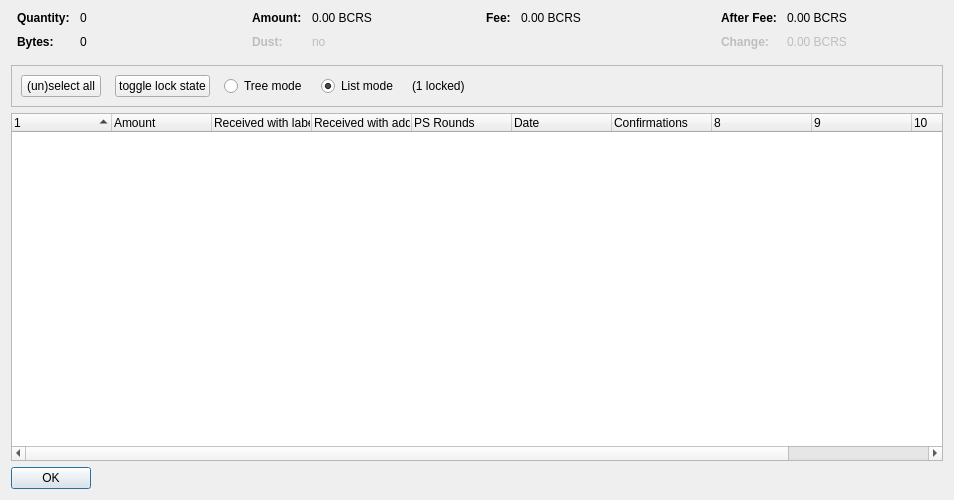
<?xml version="1.0" encoding="UTF-8"?>
<ui version="4.0">
 <class>CoinControlDialog</class>
 <widget class="QDialog" name="CoinControlDialog">
  <property name="geometry">
   <rect>
    <x>0</x>
    <y>0</y>
    <width>954</width>
    <height>500</height>
   </rect>
  </property>
  <property name="windowTitle">
   <string>Coin Selection</string>
  </property>
  <layout class="QVBoxLayout" name="verticalLayout">
   <item>
    <layout class="QHBoxLayout" name="horizontalLayoutTop" stretch="0,0,0,0">
     <property name="topMargin">
      <number>0</number>
     </property>
     <property name="bottomMargin">
      <number>10</number>
     </property>
     <item>
      <layout class="QFormLayout" name="formLayoutCoinControl1">
       <property name="horizontalSpacing">
        <number>10</number>
       </property>
       <property name="verticalSpacing">
        <number>10</number>
       </property>
       <property name="leftMargin">
        <number>6</number>
       </property>
       <property name="rightMargin">
        <number>6</number>
       </property>
       <item row="0" column="0">
        <widget class="QLabel" name="labelCoinControlQuantityText">
         <property name="font">
          <font>
           <weight>75</weight>
           <bold>true</bold>
          </font>
         </property>
         <property name="text">
          <string>Quantity:</string>
         </property>
        </widget>
       </item>
       <item row="0" column="1">
        <widget class="QLabel" name="labelCoinControlQuantity">
         <property name="cursor">
          <cursorShape>IBeamCursor</cursorShape>
         </property>
         <property name="contextMenuPolicy">
          <enum>Qt::ActionsContextMenu</enum>
         </property>
         <property name="text">
          <string notr="true">0</string>
         </property>
         <property name="textInteractionFlags">
          <set>Qt::LinksAccessibleByMouse|Qt::TextSelectableByKeyboard|Qt::TextSelectableByMouse</set>
         </property>
        </widget>
       </item>
       <item row="1" column="0">
        <widget class="QLabel" name="labelCoinControlBytesText">
         <property name="font">
          <font>
           <weight>75</weight>
           <bold>true</bold>
          </font>
         </property>
         <property name="text">
          <string>Bytes:</string>
         </property>
        </widget>
       </item>
       <item row="1" column="1">
        <widget class="QLabel" name="labelCoinControlBytes">
         <property name="cursor">
          <cursorShape>IBeamCursor</cursorShape>
         </property>
         <property name="contextMenuPolicy">
          <enum>Qt::ActionsContextMenu</enum>
         </property>
         <property name="text">
          <string notr="true">0</string>
         </property>
         <property name="textInteractionFlags">
          <set>Qt::LinksAccessibleByMouse|Qt::TextSelectableByKeyboard|Qt::TextSelectableByMouse</set>
         </property>
        </widget>
       </item>
      </layout>
     </item>
     <item>
      <layout class="QFormLayout" name="formLayoutCoinControl2">
       <property name="horizontalSpacing">
        <number>10</number>
       </property>
       <property name="verticalSpacing">
        <number>10</number>
       </property>
       <property name="leftMargin">
        <number>6</number>
       </property>
       <property name="rightMargin">
        <number>6</number>
       </property>
       <item row="0" column="0">
        <widget class="QLabel" name="labelCoinControlAmountText">
         <property name="font">
          <font>
           <weight>75</weight>
           <bold>true</bold>
          </font>
         </property>
         <property name="text">
          <string>Amount:</string>
         </property>
        </widget>
       </item>
       <item row="0" column="1">
        <widget class="QLabel" name="labelCoinControlAmount">
         <property name="cursor">
          <cursorShape>IBeamCursor</cursorShape>
         </property>
         <property name="contextMenuPolicy">
          <enum>Qt::ActionsContextMenu</enum>
         </property>
         <property name="text">
          <string notr="true">0.00 BCRS</string>
         </property>
         <property name="textInteractionFlags">
          <set>Qt::LinksAccessibleByMouse|Qt::TextSelectableByKeyboard|Qt::TextSelectableByMouse</set>
         </property>
        </widget>
       </item>
       <item row="1" column="0">
        <widget class="QLabel" name="labelCoinControlLowOutputText">
         <property name="enabled">
          <bool>false</bool>
         </property>
         <property name="font">
          <font>
           <weight>75</weight>
           <bold>true</bold>
          </font>
         </property>
         <property name="text">
          <string>Dust:</string>
         </property>
        </widget>
       </item>
       <item row="1" column="1">
        <widget class="QLabel" name="labelCoinControlLowOutput">
         <property name="enabled">
          <bool>false</bool>
         </property>
         <property name="cursor">
          <cursorShape>IBeamCursor</cursorShape>
         </property>
         <property name="contextMenuPolicy">
          <enum>Qt::ActionsContextMenu</enum>
         </property>
         <property name="text">
          <string notr="true">no</string>
         </property>
         <property name="textInteractionFlags">
          <set>Qt::LinksAccessibleByMouse|Qt::TextSelectableByKeyboard|Qt::TextSelectableByMouse</set>
         </property>
        </widget>
       </item>
      </layout>
     </item>
     <item>
      <layout class="QFormLayout" name="formLayoutCoinControl3">
       <property name="horizontalSpacing">
        <number>10</number>
       </property>
       <property name="verticalSpacing">
        <number>10</number>
       </property>
       <property name="leftMargin">
        <number>6</number>
       </property>
       <property name="rightMargin">
        <number>6</number>
       </property>
       <item row="0" column="0">
        <widget class="QLabel" name="labelCoinControlFeeText">
         <property name="font">
          <font>
           <weight>75</weight>
           <bold>true</bold>
          </font>
         </property>
         <property name="text">
          <string>Fee:</string>
         </property>
        </widget>
       </item>
       <item row="0" column="1">
        <widget class="QLabel" name="labelCoinControlFee">
         <property name="cursor">
          <cursorShape>IBeamCursor</cursorShape>
         </property>
         <property name="contextMenuPolicy">
          <enum>Qt::ActionsContextMenu</enum>
         </property>
         <property name="text">
          <string notr="true">0.00 BCRS</string>
         </property>
         <property name="textInteractionFlags">
          <set>Qt::LinksAccessibleByMouse|Qt::TextSelectableByKeyboard|Qt::TextSelectableByMouse</set>
         </property>
        </widget>
       </item>
      </layout>
     </item>
     <item>
      <layout class="QFormLayout" name="formLayoutCoinControl4">
       <property name="horizontalSpacing">
        <number>10</number>
       </property>
       <property name="verticalSpacing">
        <number>10</number>
       </property>
       <property name="leftMargin">
        <number>6</number>
       </property>
       <property name="rightMargin">
        <number>6</number>
       </property>
       <item row="0" column="0">
        <widget class="QLabel" name="labelCoinControlAfterFeeText">
         <property name="font">
          <font>
           <weight>75</weight>
           <bold>true</bold>
          </font>
         </property>
         <property name="text">
          <string>After Fee:</string>
         </property>
        </widget>
       </item>
       <item row="0" column="1">
        <widget class="QLabel" name="labelCoinControlAfterFee">
         <property name="cursor">
          <cursorShape>IBeamCursor</cursorShape>
         </property>
         <property name="contextMenuPolicy">
          <enum>Qt::ActionsContextMenu</enum>
         </property>
         <property name="text">
          <string notr="true">0.00 BCRS</string>
         </property>
         <property name="textInteractionFlags">
          <set>Qt::LinksAccessibleByMouse|Qt::TextSelectableByKeyboard|Qt::TextSelectableByMouse</set>
         </property>
        </widget>
       </item>
       <item row="1" column="0">
        <widget class="QLabel" name="labelCoinControlChangeText">
         <property name="enabled">
          <bool>false</bool>
         </property>
         <property name="font">
          <font>
           <weight>75</weight>
           <bold>true</bold>
          </font>
         </property>
         <property name="text">
          <string>Change:</string>
         </property>
        </widget>
       </item>
       <item row="1" column="1">
        <widget class="QLabel" name="labelCoinControlChange">
         <property name="enabled">
          <bool>false</bool>
         </property>
         <property name="cursor">
          <cursorShape>IBeamCursor</cursorShape>
         </property>
         <property name="contextMenuPolicy">
          <enum>Qt::ActionsContextMenu</enum>
         </property>
         <property name="text">
          <string notr="true">0.00 BCRS</string>
         </property>
         <property name="textInteractionFlags">
          <set>Qt::LinksAccessibleByMouse|Qt::TextSelectableByKeyboard|Qt::TextSelectableByMouse</set>
         </property>
        </widget>
       </item>
      </layout>
     </item>
    </layout>
   </item>
   <item>
    <widget class="QFrame" name="frame">
     <property name="minimumSize">
      <size>
       <width>0</width>
       <height>40</height>
      </size>
     </property>
     <property name="frameShape">
      <enum>QFrame::StyledPanel</enum>
     </property>
     <property name="frameShadow">
      <enum>QFrame::Sunken</enum>
     </property>
     <layout class="QHBoxLayout" name="horizontalLayout">
      <item>
       <layout class="QHBoxLayout" name="horizontalLayoutPanel" stretch="0,0,0,0,0,0">
        <property name="spacing">
         <number>14</number>
        </property>
        <item>
         <widget class="QPushButton" name="pushButtonSelectAll">
          <property name="sizePolicy">
           <sizepolicy hsizetype="Maximum" vsizetype="Fixed">
            <horstretch>0</horstretch>
            <verstretch>0</verstretch>
           </sizepolicy>
          </property>
          <property name="text">
           <string>(un)select all</string>
          </property>
          <property name="autoDefault">
           <bool>false</bool>
          </property>
         </widget>
        </item>
        <item>
         <widget class="QPushButton" name="pushButtonToggleLock">
          <property name="sizePolicy">
           <sizepolicy hsizetype="Maximum" vsizetype="Fixed">
            <horstretch>0</horstretch>
            <verstretch>0</verstretch>
           </sizepolicy>
          </property>
          <property name="text">
           <string>toggle lock state</string>
          </property>
          <property name="autoDefault">
           <bool>false</bool>
          </property>
         </widget>
        </item>
        <item>
         <widget class="QRadioButton" name="radioTreeMode">
          <property name="sizePolicy">
           <sizepolicy hsizetype="Maximum" vsizetype="Fixed">
            <horstretch>0</horstretch>
            <verstretch>0</verstretch>
           </sizepolicy>
          </property>
          <property name="text">
           <string>Tree mode</string>
          </property>
         </widget>
        </item>
        <item>
         <widget class="QRadioButton" name="radioListMode">
          <property name="sizePolicy">
           <sizepolicy hsizetype="Maximum" vsizetype="Fixed">
            <horstretch>0</horstretch>
            <verstretch>0</verstretch>
           </sizepolicy>
          </property>
          <property name="text">
           <string>List mode</string>
          </property>
          <property name="checked">
           <bool>true</bool>
          </property>
         </widget>
        </item>
        <item>
         <widget class="QLabel" name="labelLocked">
          <property name="text">
           <string>(1 locked)</string>
          </property>
         </widget>
        </item>
        <item>
         <spacer name="horizontalSpacer">
          <property name="orientation">
           <enum>Qt::Horizontal</enum>
          </property>
          <property name="sizeHint" stdset="0">
           <size>
            <width>40</width>
            <height>20</height>
           </size>
          </property>
         </spacer>
        </item>
       </layout>
      </item>
     </layout>
    </widget>
   </item>
   <item>
    <widget class="CoinControlTreeWidget" name="treeWidget">
     <property name="contextMenuPolicy">
      <enum>Qt::CustomContextMenu</enum>
     </property>
     <property name="sortingEnabled">
      <bool>false</bool>
     </property>
     <property name="columnCount">
      <number>11</number>
     </property>
     <attribute name="headerShowSortIndicator" stdset="0">
      <bool>true</bool>
     </attribute>
     <attribute name="headerStretchLastSection">
      <bool>false</bool>
     </attribute>
     <column>
      <property name="text">
       <string/>
      </property>
     </column>
     <column>
      <property name="text">
       <string>Amount</string>
      </property>
     </column>
     <column>
      <property name="text">
       <string>Received with label</string>
      </property>
     </column>
     <column>
      <property name="text">
       <string>Received with address</string>
      </property>
     </column>
     <column>
      <property name="text">
       <string>PS Rounds</string>
      </property>
     </column>
     <column>
      <property name="text">
       <string>Date</string>
      </property>
     </column>
     <column>
      <property name="text">
       <string>Confirmations</string>
      </property>
      <property name="toolTip">
       <string>Confirmed</string>
      </property>
     </column>
     <column>
      <property name="text">
       <string/>
      </property>
     </column>
     <column>
      <property name="text">
       <string/>
      </property>
     </column>
     <column>
      <property name="text">
       <string/>
      </property>
     </column>
     <column>
      <property name="text">
       <string/>
      </property>
     </column>
    </widget>
   </item>
   <item>
    <widget class="QDialogButtonBox" name="buttonBox">
     <property name="sizePolicy">
      <sizepolicy hsizetype="Maximum" vsizetype="Fixed">
       <horstretch>0</horstretch>
       <verstretch>0</verstretch>
      </sizepolicy>
     </property>
     <property name="orientation">
      <enum>Qt::Horizontal</enum>
     </property>
     <property name="standardButtons">
      <set>QDialogButtonBox::Ok</set>
     </property>
    </widget>
   </item>
  </layout>
 </widget>
 <customwidgets>
  <customwidget>
   <class>CoinControlTreeWidget</class>
   <extends>QTreeWidget</extends>
   <header>coincontroltreewidget.h</header>
  </customwidget>
 </customwidgets>
 <resources/>
 <connections/>
</ui>
